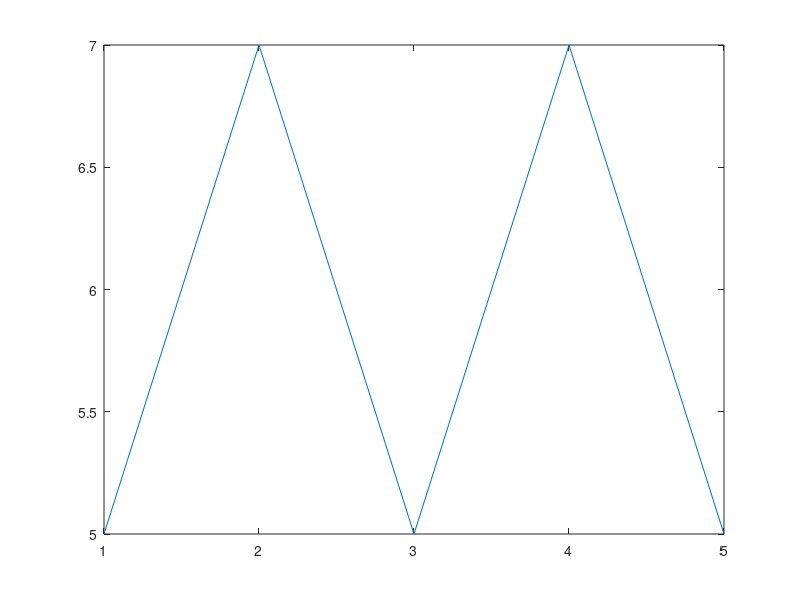

MATLAB code for this plot: (Note: this script raises an error after producing the figure.)

x = [1 2 3 4 5];
y = [5 7 5 7 5];

plot(x,y);
 findpeaks(y)
[ypic,xpic] = findpeaks(y,1/0.01);
[]

x101 = x(y == ypic(1))

